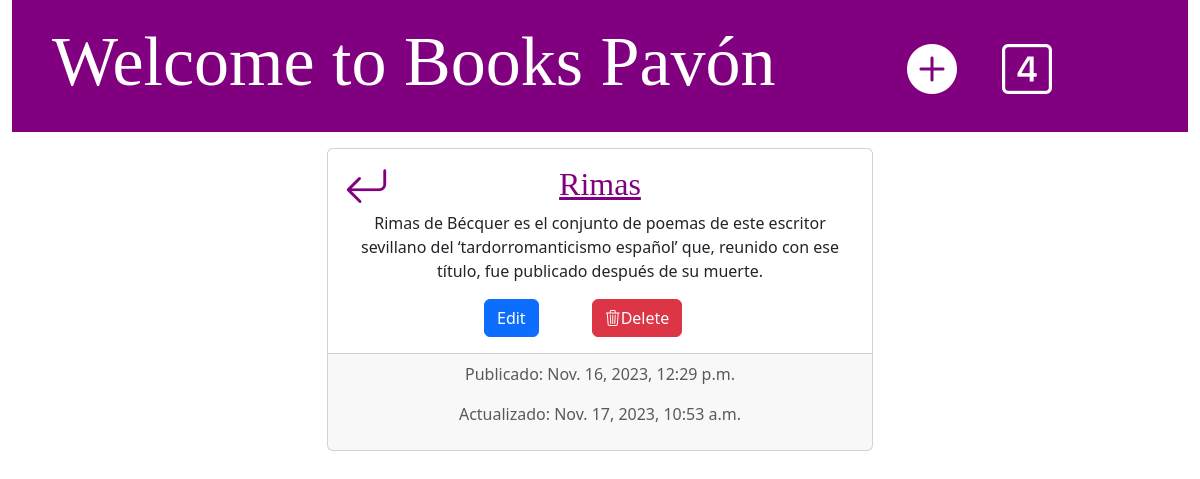
Before: /book/1/ with the older database file.
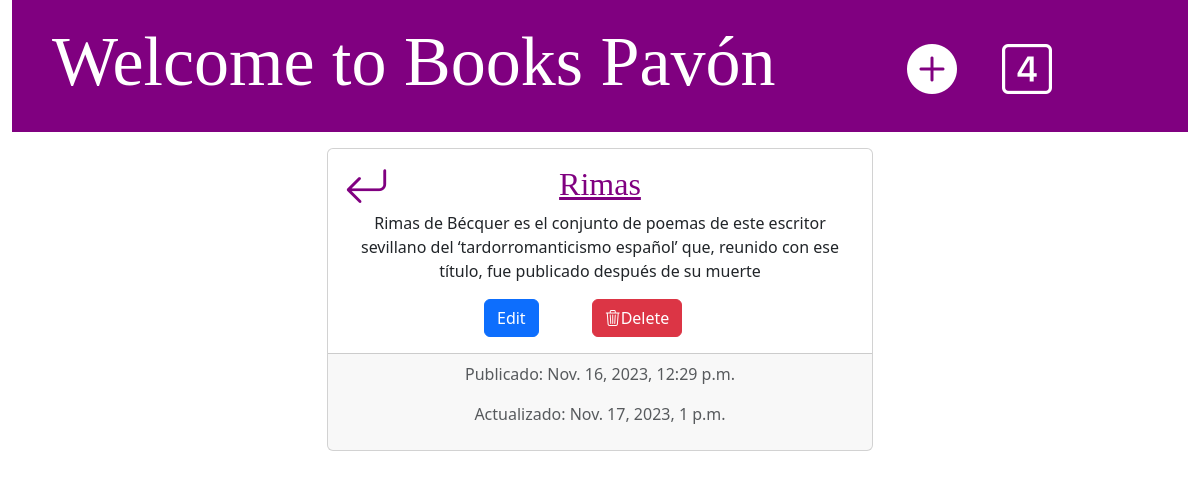
After: the same page with the newer database file.
### books/models.py (models this page shows, shortened)
class Book(models.Model):
    title = models.CharField(max_length=200)
    description = models.TextField()
    author = models.CharField(max_length=100)
    rating = models.PositiveIntegerField(validators=[MaxValueValidator(5)])
    created_at = models.DateTimeField(auto_now_add=True)
    updated_at = models.DateTimeField(auto_now=True)

### books/views.py (the view)
# urls.py: path('book/<int:pk>/', DetailBookView.as_view(), name='book_details'),
class DetailBookView(DetailView):
    model = Book

### books/templates/books/book_detail.html (shortened to what this page needs)
{% extends 'books/base.html' %}
{% block content %}
    <div class="row pt-3">
        <div class="col-6 offset-3">
            <div class="card text-center">
                <div class="card-body">
                    <div class="row">
                        <div class="col-1"> <a href="{% url 'list_books' %}"><i class="flecha bi bi-arrow-return-left"></i></a></div>
                        <h2 class="card-title col-10"><a href="">{{ book.title }} </a></h2>
                    </div>
                    <p class="card-text">{{ book.description|linebreaksbr }} </p>
                <div class="row offset-3">
                    <div class="col-1"><a href="{% url 'book_edit' pk=book.pk %}" class="btn btn-primary">Edit</a></div>
                    <div class="col-4 offset-2"> <a href="{% url 'book_delete' pk=book.pk %}" class="btn btn-danger"><i class="bi bi-trash3"></i>Delete</a></div>
                </div>
                </div>
                <div class="card-footer text-body-secondary">
                    <p> Publicado: {{ book.created_at }}</p>
                    <p> Actualizado: {{ book.updated_at }}</p>
                </div>
            </div>
        </div>
    </div>
    {% endblock %}

Changed rows visible on the page:
changed Book "Rimas": description "…publicado después de su muerte." → "…publicado después de su muerte"; updated_at "Nov. 17, 2023, 10:53 a.m." → "Nov. 17, 2023, 1 p.m."
